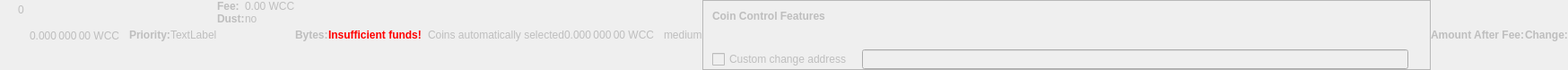
    <widget class="QWidget" name="dummyHideWidget" native="true">
     <property name="enabled">
      <bool>false</bool>
     </property>
     <property name="maximumSize">
      <size>
       <width>100</width>
       <height>22</height>
      </size>
     </property>
     <layout class="QHBoxLayout" name="dummyHideLayout">
      <property name="spacing">
       <number>0</number>
      </property>
      <property name="margin">
       <number>0</number>
      </property>
      <item>
       <layout class="QFormLayout" name="formLayoutCoinControl1">
        <property name="horizontalSpacing">
         <number>10</number>
        </property>
        <property name="verticalSpacing">
         <number>14</number>
        </property>
        <property name="leftMargin">
         <number>10</number>
        </property>
        <property name="topMargin">
         <number>4</number>
        </property>
        <property name="rightMargin">
         <number>6</number>
        </property>
        <item row="0" column="1">
         <widget class="QLabel" name="labelCoinControlBytes">
          <property name="cursor">
           <cursorShape>IBeamCursor</cursorShape>
          </property>
          <property name="contextMenuPolicy">
           <enum>Qt::ActionsContextMenu</enum>
          </property>
          <property name="text">
           <string notr="true">0</string>
          </property>
          <property name="textInteractionFlags">
           <set>Qt::LinksAccessibleByMouse|Qt::TextSelectableByKeyboard|Qt::TextSelectableByMouse</set>
          </property>
         </widget>
        </item>
       </layout>
      </item>
      <item>
       <widget class="QLabel" name="labelCoinControlAfterFee">
        <property name="enabled">
         <bool>false</bool>
        </property>
        <property name="sizePolicy">
         <sizepolicy hsizetype="Fixed" vsizetype="Fixed">
          <horstretch>0</horstretch>
          <verstretch>0</verstretch>
         </sizepolicy>
        </property>
        <property name="minimumSize">
         <size>
          <width>111</width>
          <height>12</height>
         </size>
        </property>
        <property name="maximumSize">
         <size>
          <width>111</width>
          <height>12</height>
         </size>
        </property>
        <property name="cursor">
         <cursorShape>IBeamCursor</cursorShape>
        </property>
        <property name="contextMenuPolicy">
         <enum>Qt::ActionsContextMenu</enum>
        </property>
        <property name="text">
         <string notr="true">0.000 000 00 WCC</string>
        </property>
        <property name="textInteractionFlags">
         <set>Qt::LinksAccessibleByMouse|Qt::TextSelectableByKeyboard|Qt::TextSelectableByMouse</set>
        </property>
       </widget>
      </item>
      <item>
       <widget class="QLabel" name="labelCoinControlPriorityText">
        <property name="enabled">
         <bool>false</bool>
        </property>
        <property name="font">
         <font>
          <weight>75</weight>
          <bold>true</bold>
         </font>
        </property>
        <property name="text">
         <string>Priority:</string>
        </property>
       </widget>
      </item>
      <item>
       <layout class="QHBoxLayout" name="horizontalLayout">
        <item>
         <widget class="QLabel" name="WarningLabel">
          <property name="text">
           <string>TextLabel</string>
          </property>
         </widget>
        </item>
       </layout>
      </item>
      <item>
       <layout class="QFormLayout" name="formLayoutCoinControl3">
        <property name="horizontalSpacing">
         <number>0</number>
        </property>
        <property name="verticalSpacing">
         <number>0</number>
        </property>
        <property name="leftMargin">
         <number>0</number>
        </property>
        <property name="topMargin">
         <number>0</number>
        </property>
        <property name="rightMargin">
         <number>0</number>
        </property>
        <item row="0" column="0">
         <widget class="QLabel" name="labelCoinControlFeeText">
          <property name="enabled">
           <bool>false</bool>
          </property>
          <property name="font">
           <font>
            <weight>75</weight>
            <bold>true</bold>
           </font>
          </property>
          <property name="text">
           <string>Fee:</string>
          </property>
          <property name="margin">
           <number>0</number>
          </property>
         </widget>
        </item>
        <item row="0" column="1">
         <widget class="QLabel" name="labelCoinControlFee">
          <property name="enabled">
           <bool>false</bool>
          </property>
          <property name="cursor">
           <cursorShape>IBeamCursor</cursorShape>
          </property>
          <property name="contextMenuPolicy">
           <enum>Qt::ActionsContextMenu</enum>
          </property>
          <property name="text">
           <string notr="true">0.00 WCC</string>
          </property>
          <property name="textInteractionFlags">
           <set>Qt::LinksAccessibleByMouse|Qt::TextSelectableByKeyboard|Qt::TextSelectableByMouse</set>
          </property>
         </widget>
        </item>
        <item row="1" column="0">
         <widget class="QLabel" name="labelCoinControlLowOutputText">
          <property name="enabled">
           <bool>false</bool>
          </property>
          <property name="font">
           <font>
            <weight>75</weight>
            <bold>true</bold>
           </font>
          </property>
          <property name="text">
           <string>Dust:</string>
          </property>
         </widget>
        </item>
        <item row="1" column="1">
         <widget class="QLabel" name="labelCoinControlLowOutput">
          <property name="enabled">
           <bool>false</bool>
          </property>
          <property name="cursor">
           <cursorShape>IBeamCursor</cursorShape>
          </property>
          <property name="contextMenuPolicy">
           <enum>Qt::ActionsContextMenu</enum>
          </property>
          <property name="text">
           <string>no</string>
          </property>
          <property name="textInteractionFlags">
           <set>Qt::LinksAccessibleByMouse|Qt::TextSelectableByKeyboard|Qt::TextSelectableByMouse</set>
          </property>
         </widget>
        </item>
       </layout>
      </item>
      <item>
       <widget class="QLabel" name="labelCoinControlBytesText">
        <property name="enabled">
         <bool>false</bool>
        </property>
        <property name="font">
         <font>
          <weight>75</weight>
          <bold>true</bold>
         </font>
        </property>
        <property name="text">
         <string>Bytes:</string>
        </property>
       </widget>
      </item>
      <item>
       <layout class="QFormLayout" name="formLayoutCoinControl2">
        <property name="horizontalSpacing">
         <number>0</number>
        </property>
        <property name="verticalSpacing">
         <number>0</number>
        </property>
        <property name="leftMargin">
         <number>0</number>
        </property>
        <property name="topMargin">
         <number>0</number>
        </property>
        <property name="rightMargin">
         <number>0</number>
        </property>
       </layout>
      </item>
      <item>
       <layout class="QHBoxLayout" name="horizontalLayoutCoinControl2">
        <property name="spacing">
         <number>0</number>
        </property>
        <property name="bottomMargin">
         <number>0</number>
        </property>
       </layout>
      </item>
      <item>
       <widget class="QLabel" name="labelCoinControlInsuffFunds">
        <property name="enabled">
         <bool>false</bool>
        </property>
        <property name="minimumSize">
         <size>
          <width>0</width>
          <height>0</height>
         </size>
        </property>
        <property name="font">
         <font>
          <weight>75</weight>
          <bold>true</bold>
         </font>
        </property>
        <property name="styleSheet">
         <string notr="true">color:red;font-weight:bold;</string>
        </property>
        <property name="text">
         <string>Insufficient funds!</string>
        </property>
        <property name="margin">
         <number>5</number>
        </property>
       </widget>
      </item>
      <item>
       <layout class="QFormLayout" name="formLayoutCoinControl4">
        <property name="horizontalSpacing">
         <number>0</number>
        </property>
        <property name="verticalSpacing">
         <number>0</number>
        </property>
        <property name="leftMargin">
         <number>0</number>
        </property>
        <property name="topMargin">
         <number>0</number>
        </property>
        <property name="rightMargin">
         <number>0</number>
        </property>
       </layout>
      </item>
      <item>
       <widget class="QLabel" name="labelCoinControlChangeLabel">
        <property name="enabled">
         <bool>false</bool>
        </property>
        <property name="sizePolicy">
         <sizepolicy hsizetype="Preferred" vsizetype="Expanding">
          <horstretch>0</horstretch>
          <verstretch>0</verstretch>
         </sizepolicy>
        </property>
        <property name="minimumSize">
         <size>
          <width>0</width>
          <height>0</height>
         </size>
        </property>
        <property name="text">
         <string/>
        </property>
        <property name="margin">
         <number>3</number>
        </property>
       </widget>
      </item>
      <item>
       <widget class="QLabel" name="labelCoinControlAutomaticallySelected">
        <property name="enabled">
         <bool>false</bool>
        </property>
        <property name="sizePolicy">
         <sizepolicy hsizetype="Fixed" vsizetype="Fixed">
          <horstretch>0</horstretch>
          <verstretch>0</verstretch>
         </sizepolicy>
        </property>
        <property name="minimumSize">
         <size>
          <width>0</width>
          <height>0</height>
         </size>
        </property>
        <property name="maximumSize">
         <size>
          <width>240</width>
          <height>16777215</height>
         </size>
        </property>
        <property name="text">
         <string>Coins automatically selected</string>
        </property>
        <property name="margin">
         <number>5</number>
        </property>
       </widget>
      </item>
      <item>
       <widget class="QLabel" name="labelCoinControlChange">
        <property name="enabled">
         <bool>false</bool>
        </property>
        <property name="sizePolicy">
         <sizepolicy hsizetype="Fixed" vsizetype="Fixed">
          <horstretch>0</horstretch>
          <verstretch>0</verstretch>
         </sizepolicy>
        </property>
        <property name="minimumSize">
         <size>
          <width>111</width>
          <height>0</height>
         </size>
        </property>
        <property name="maximumSize">
         <size>
          <width>111</width>
          <height>16777215</height>
         </size>
        </property>
        <property name="cursor">
         <cursorShape>IBeamCursor</cursorShape>
        </property>
        <property name="contextMenuPolicy">
         <enum>Qt::ActionsContextMenu</enum>
        </property>
        <property name="text">
         <string notr="true">0.000 000 00 WCC</string>
        </property>
        <property name="textInteractionFlags">
         <set>Qt::LinksAccessibleByMouse|Qt::TextSelectableByKeyboard|Qt::TextSelectableByMouse</set>
        </property>
       </widget>
      </item>
      <item>
       <widget class="QLabel" name="labelCoinControlPriority">
        <property name="enabled">
         <bool>false</bool>
        </property>
        <property name="cursor">
         <cursorShape>IBeamCursor</cursorShape>
        </property>
        <property name="contextMenuPolicy">
         <enum>Qt::ActionsContextMenu</enum>
        </property>
        <property name="text">
         <string>medium</string>
        </property>
        <property name="textInteractionFlags">
         <set>Qt::LinksAccessibleByMouse|Qt::TextSelectableByKeyboard|Qt::TextSelectableByMouse</set>
        </property>
       </widget>
      </item>
      <item>
       <widget class="QFrame" name="frameCoinControl">
        <property name="sizePolicy">
         <sizepolicy hsizetype="Expanding" vsizetype="Expanding">
          <horstretch>0</horstretch>
          <verstretch>0</verstretch>
         </sizepolicy>
        </property>
        <property name="maximumSize">
         <size>
          <width>16777215</width>
          <height>16777215</height>
         </size>
        </property>
        <property name="frameShape">
         <enum>QFrame::StyledPanel</enum>
        </property>
        <property name="frameShadow">
         <enum>QFrame::Sunken</enum>
        </property>
        <layout class="QVBoxLayout" name="verticalLayoutCoinControl2_2">
         <property name="spacing">
          <number>0</number>
         </property>
         <property name="margin">
          <number>0</number>
         </property>
         <item>
          <layout class="QVBoxLayout" name="verticalLayoutCoinControl" stretch="0,0,0,1">
           <property name="spacing">
            <number>0</number>
           </property>
           <property name="leftMargin">
            <number>10</number>
           </property>
           <property name="topMargin">
            <number>10</number>
           </property>
           <item>
            <layout class="QHBoxLayout" name="horizontalLayoutCoinControl1">
             <property name="bottomMargin">
              <number>15</number>
             </property>
             <item>
              <widget class="QLabel" name="labelCoinControlFeatures">
               <property name="enabled">
                <bool>false</bool>
               </property>
               <property name="sizePolicy">
                <sizepolicy hsizetype="Preferred" vsizetype="Maximum">
                 <horstretch>0</horstretch>
                 <verstretch>0</verstretch>
                </sizepolicy>
               </property>
               <property name="font">
                <font>
                 <weight>75</weight>
                 <bold>true</bold>
                </font>
               </property>
               <property name="styleSheet">
                <string notr="true">font-weight:bold;</string>
               </property>
               <property name="text">
                <string>Coin Control Features</string>
               </property>
              </widget>
             </item>
            </layout>
           </item>
           <item>
            <widget class="QWidget" name="widgetCoinControl" native="true">
             <property name="sizePolicy">
              <sizepolicy hsizetype="Preferred" vsizetype="Preferred">
               <horstretch>0</horstretch>
               <verstretch>0</verstretch>
              </sizepolicy>
             </property>
             <property name="minimumSize">
              <size>
               <width>0</width>
               <height>0</height>
              </size>
             </property>
             <property name="styleSheet">
              <string notr="true"/>
             </property>
             <layout class="QHBoxLayout" name="horizontalLayoutCoinControl5_2">
              <property name="margin">
               <number>0</number>
              </property>
              <item>
               <layout class="QHBoxLayout" name="horizontalLayoutCoinControl3">
                <property name="spacing">
                 <number>20</number>
                </property>
                <property name="topMargin">
                 <number>0</number>
                </property>
                <property name="bottomMargin">
                 <number>10</number>
                </property>
               </layout>
              </item>
             </layout>
            </widget>
           </item>
           <item>
            <layout class="QHBoxLayout" name="horizontalLayoutCoinControl4" stretch="0,0,0">
             <property name="spacing">
              <number>12</number>
             </property>
             <property name="sizeConstraint">
              <enum>QLayout::SetDefaultConstraint</enum>
             </property>
             <property name="topMargin">
              <number>5</number>
             </property>
             <property name="rightMargin">
              <number>5</number>
             </property>
             <item>
              <widget class="QCheckBox" name="checkBoxCoinControlChange">
               <property name="enabled">
                <bool>false</bool>
               </property>
               <property name="toolTip">
                <string>If this is activated, but the change address is empty or invalid, change will be sent to a newly generated address.</string>
               </property>
               <property name="text">
                <string>Custom change address</string>
               </property>
              </widget>
             </item>
             <item>
              <widget class="QValidatedLineEdit" name="lineEditCoinControlChange">
               <property name="enabled">
                <bool>false</bool>
               </property>
               <property name="sizePolicy">
                <sizepolicy hsizetype="Expanding" vsizetype="Fixed">
                 <horstretch>0</horstretch>
                 <verstretch>0</verstretch>
                </sizepolicy>
               </property>
              </widget>
             </item>
             <item>
              <widget class="QLabel" name="labelCoinControlChangeLabel_2">
               <property name="sizePolicy">
                <sizepolicy hsizetype="Preferred" vsizetype="Expanding">
                 <horstretch>0</horstretch>
                 <verstretch>0</verstretch>
                </sizepolicy>
               </property>
               <property name="minimumSize">
                <size>
                 <width>0</width>
                 <height>0</height>
                </size>
               </property>
               <property name="text">
                <string/>
               </property>
               <property name="margin">
                <number>3</number>
               </property>
              </widget>
             </item>
            </layout>
           </item>
           <item>
            <spacer name="verticalSpacerCoinControl">
             <property name="orientation">
              <enum>Qt::Vertical</enum>
             </property>
             <property name="sizeHint" stdset="0">
              <size>
               <width>800</width>
               <height>1</height>
              </size>
             </property>
            </spacer>
           </item>
          </layout>
         </item>
        </layout>
       </widget>
      </item>
      <item>
       <widget class="QLabel" name="labelCoinControlAfterFeeText">
        <property name="enabled">
         <bool>false</bool>
        </property>
        <property name="minimumSize">
         <size>
          <width>0</width>
          <height>0</height>
         </size>
        </property>
        <property name="maximumSize">
         <size>
          <width>16777215</width>
          <height>16777215</height>
         </size>
        </property>
        <property name="font">
         <font>
          <weight>75</weight>
          <bold>true</bold>
         </font>
        </property>
        <property name="text">
         <string>Amount After Fee:</string>
        </property>
        <property name="alignment">
         <set>Qt::AlignLeading|Qt::AlignLeft|Qt::AlignVCenter</set>
        </property>
        <property name="margin">
         <number>0</number>
        </property>
       </widget>
      </item>
      <item>
       <widget class="QLabel" name="labelCoinControlChangeText">
        <property name="enabled">
         <bool>false</bool>
        </property>
        <property name="sizePolicy">
         <sizepolicy hsizetype="Preferred" vsizetype="Preferred">
          <horstretch>0</horstretch>
          <verstretch>0</verstretch>
         </sizepolicy>
        </property>
        <property name="minimumSize">
         <size>
          <width>0</width>
          <height>0</height>
         </size>
        </property>
        <property name="maximumSize">
         <size>
          <width>16777215</width>
          <height>16777215</height>
         </size>
        </property>
        <property name="font">
         <font>
          <weight>75</weight>
          <bold>true</bold>
         </font>
        </property>
        <property name="text">
         <string>Change:</string>
        </property>
        <property name="alignment">
         <set>Qt::AlignLeading|Qt::AlignLeft|Qt::AlignVCenter</set>
        </property>
       </widget>
      </item>
     </layout>
    </widget>
